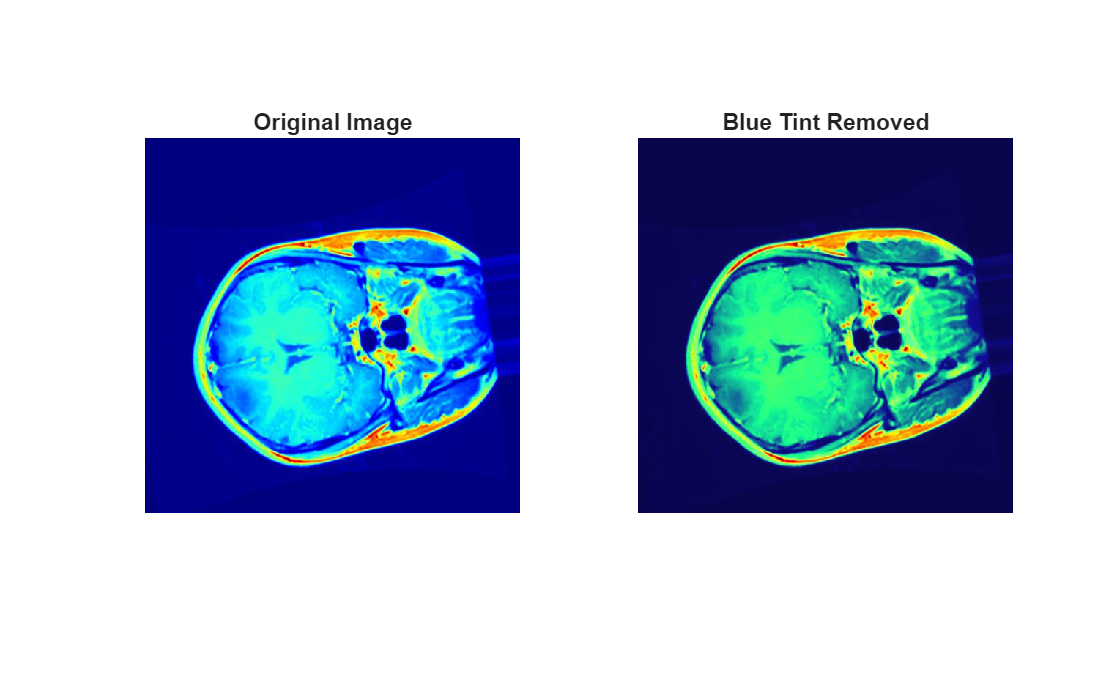
%> input picture denoising/outputs/braincoloured1_outputs/blue_fix_comparison.png, 1119 x 674 px, given in place of colouredbrain1.jpg, which was not available
$ octave colour.m   (GNU Octave 9; MATLAB toolbox functions it lacks are replaced by stand-ins)
%> lines starting %> are read from the running program, lines starting %| are printed output that depends on the picture; in (x1, y1, x2, y2) boxes, pixels count from 0 and x2, y2 are one past the last pixel; in counts of white or black regions, pixels touching at a corner belong together; the program's own positions count from 1; pictures that were not available may be replaced by others from this repository, and a replacement may not be noted
clc; clear; close all;

imgPath = 'colouredbrain1.jpg'; %insert path to img here
I = im2double(imread(imgPath));

[~, fname, ~] = fileparts(imgPath);
outFolder = fullfile('outputs', fname + "_outputs");
if ~exist(outFolder, 'dir'); mkdir(outFolder); end

R = I(:,:,1);
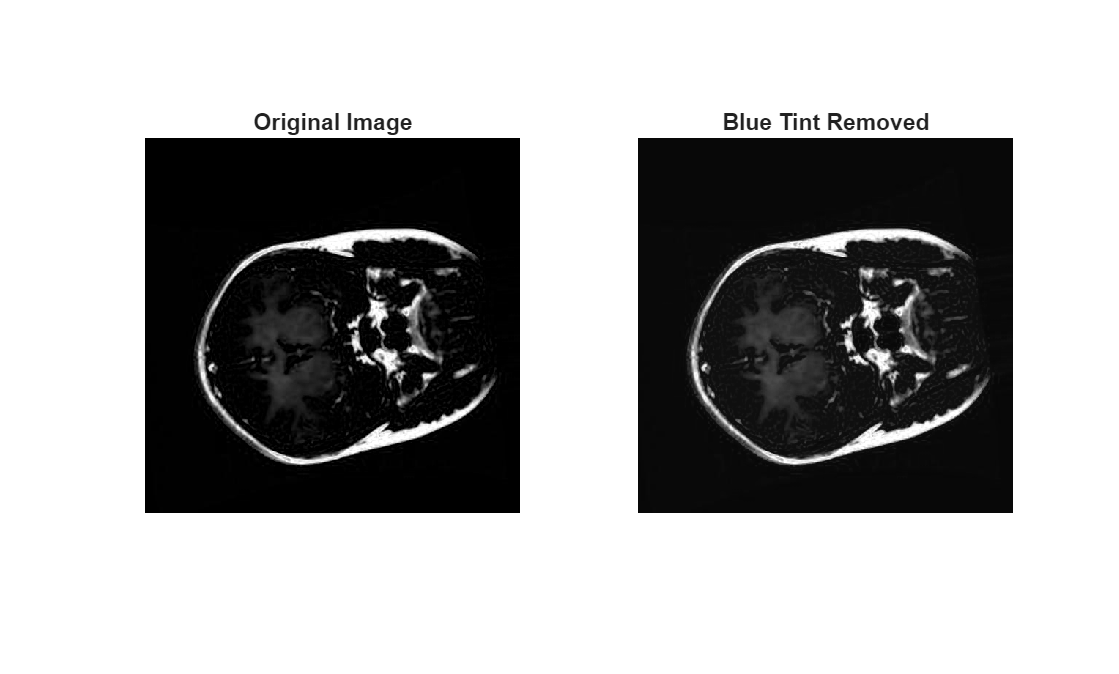
%> R: size 674x1119 double; min 0, max 1, mean 0.656
G = I(:,:,2);
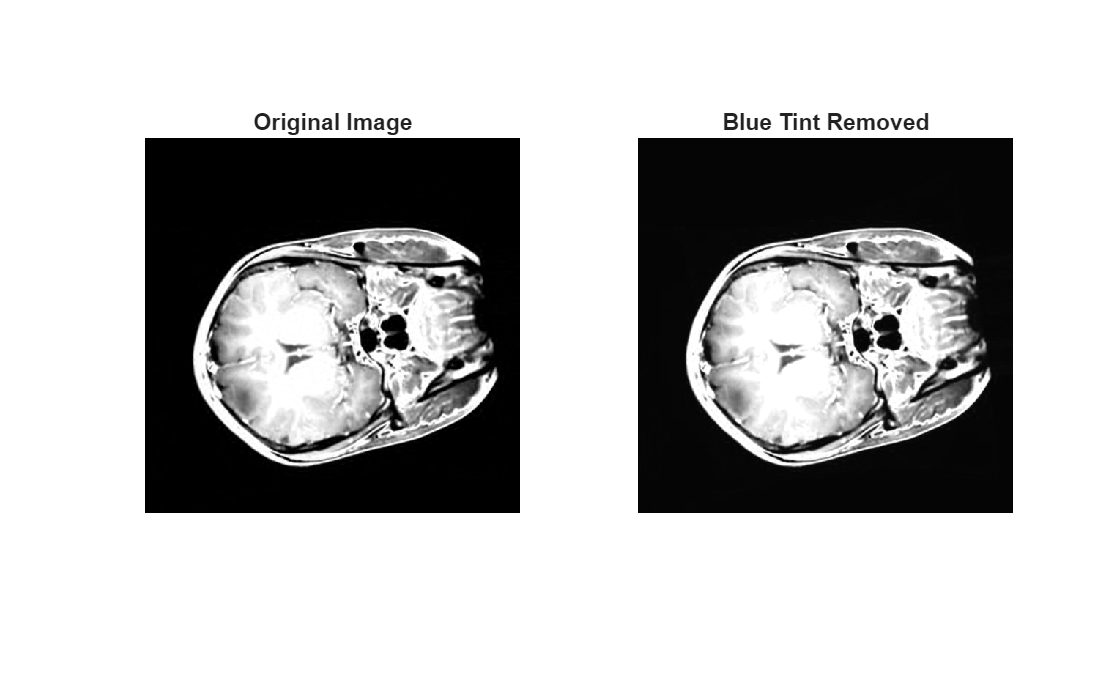
%> G: size 674x1119 double; min 0, max 1, mean 0.735
B = I(:,:,3);
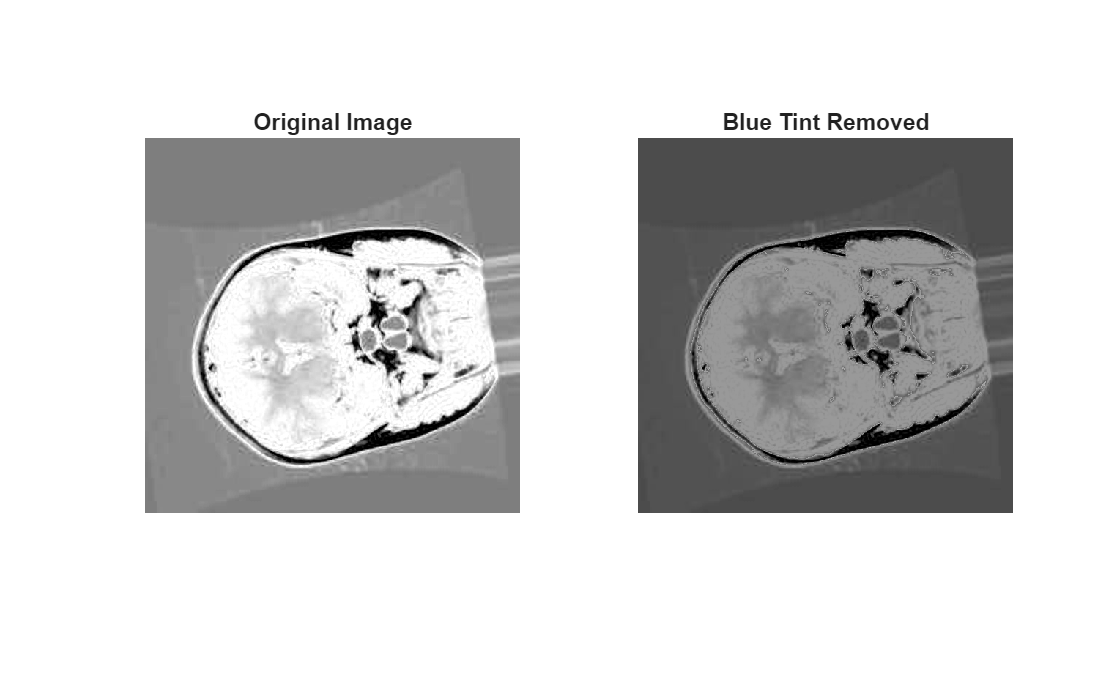
%> B: size 674x1119 double; min 0, max 1, mean 0.818

blueMask = B > (R + G)/2;
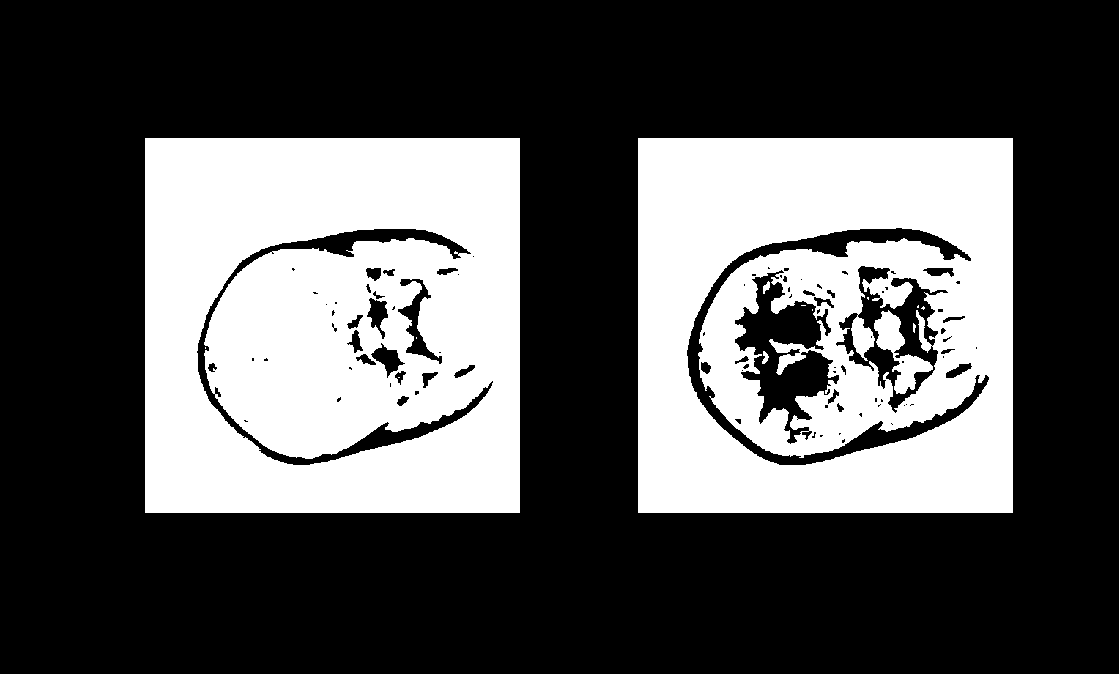
%> blueMask: size 674x1119 logical; 33.2% white; 14 white regions (8 under 20 px), largest, box (x1, y1, x2, y2) and area: (145, 138, 520, 513) 131506, (638, 138, 1013, 513) 117089, (874, 310, 933, 394) 1772, (762, 351, 769, 364) 53, (763, 281, 770, 294) 52, (913, 323, 916, 333) 21
suppressAmount = 0.4;

B_clean = B;
B_clean(blueMask) = B_clean(blueMask) * (1 - suppressAmount);
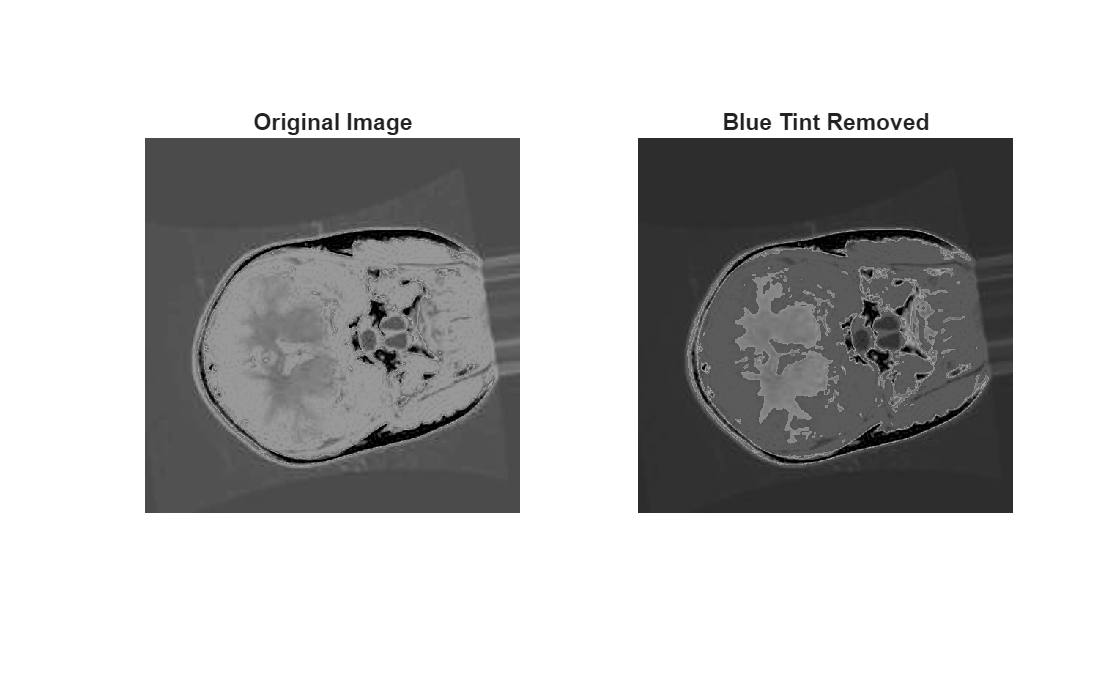
%> B_clean: size 674x1119 double; min 0, max 1, mean 0.747

R_clean = R + 0.15 * (B - B_clean);
G_clean = G + 0.10 * (B - B_clean);

I_clean = cat(3, R_clean, G_clean, B_clean);
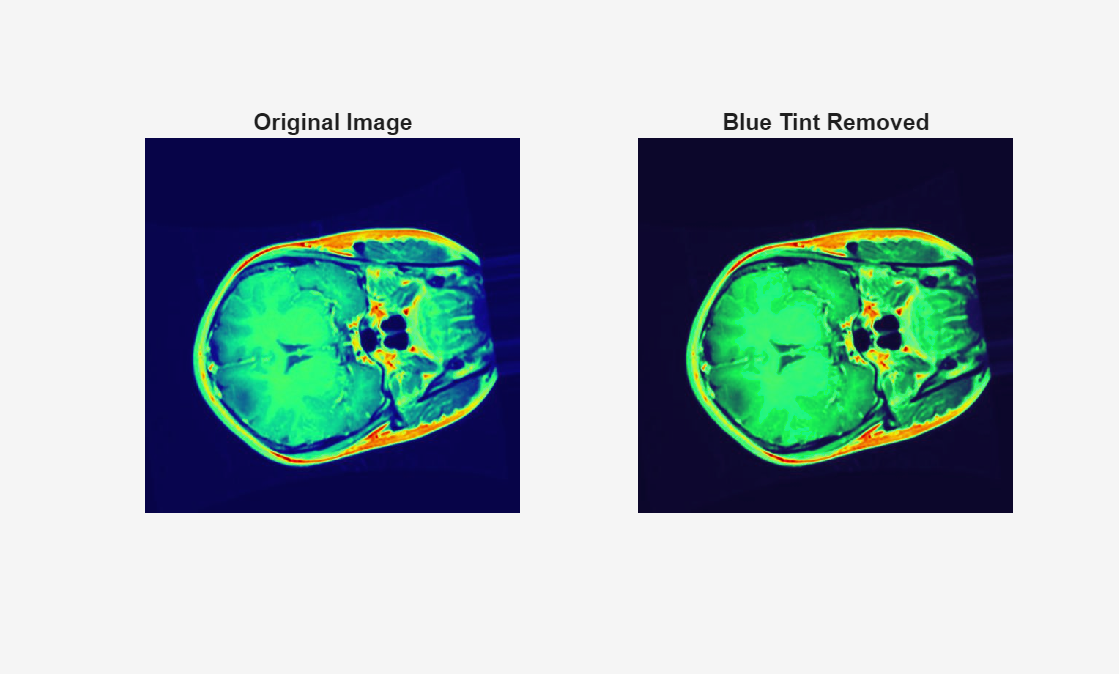
%> I_clean: size 674x1119x3 double; mean R, G, B 0.667, 0.742, 0.747; drawn with min black and max white
I_clean = max(min(I_clean,1),0);

% Save cleaned image
imwrite(I_clean, fullfile(outFolder, 'blue_fix.png'));

% Save side-by-side comparison
fig = figure('Visible','off');
subplot(1,2,1); imshow(I); title('Original Image');
subplot(1,2,2); imshow(I_clean); title('Blue Tint Removed');
saveas(fig, fullfile(outFolder, 'blue_fix_comparison.png'));
close(fig);

disp("Blue tint removal outputs saved to: " + outFolder);
